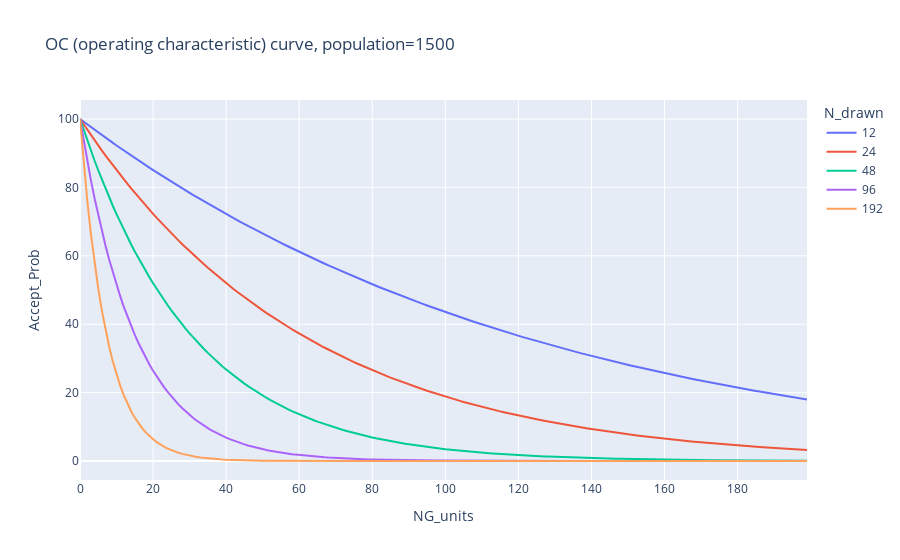

This figure's notebook cell:
### Markdown cell above
plotly.express

### Code cell
fig = px.line(df, x='NG_units', y='Accept_Prob', color='N_drawn', title=f"OC (operating characteristic) curve, population={M}")
fig.write_html("OCcurve_1500.html")
fig.show()

### Figure 1 — Plotly figure (JSON) as saved in the notebook; plotly's stock layout.template omitted (floating-point values rounded to 4 significant figures; data arrays with more than 128 entries replaced by an {"elided": "..."} marker saying what was removed)
{"data": [{"hovertemplate": "N_drawn=12<br>NG_units=%{x}<br>Accept_Prob=%{y}<extra></extra>", "legendgroup": "12", "line": {"color": "#636efa", "dash": "solid"}, "marker": {"symbol": "circle"}, "mode": "lines", "name": "12", "orientation": "v", "showlegend": true, "type": "scatter", "x": {"elided": "200 int values"}, "xaxis": "x", "y": {"elided": "200 float values"}, "yaxis": "y"}, {"hovertemplate": "N_drawn=24<br>NG_units=%{x}<br>Accept_Prob=%{y}<extra></extra>", "legendgroup": "24", "line": {"color": "#EF553B", "dash": "solid"}, "marker": {"symbol": "circle"}, "mode": "lines", "name": "24", "orientation": "v", "showlegend": true, "type": "scatter", "x": {"elided": "200 int values"}, "xaxis": "x", "y": {"elided": "200 float values"}, "yaxis": "y"}, {"hovertemplate": "N_drawn=48<br>NG_units=%{x}<br>Accept_Prob=%{y}<extra></extra>", "legendgroup": "48", "line": {"color": "#00cc96", "dash": "solid"}, "marker": {"symbol": "circle"}, "mode": "lines", "name": "48", "orientation": "v", "showlegend": true, "type": "scatter", "x": {"elided": "200 int values"}, "xaxis": "x", "y": {"elided": "200 float values"}, "yaxis": "y"}, {"hovertemplate": "N_drawn=96<br>NG_units=%{x}<br>Accept_Prob=%{y}<extra></extra>", "legendgroup": "96", "line": {"color": "#ab63fa", "dash": "solid"}, "marker": {"symbol": "circle"}, "mode": "lines", "name": "96", "orientation": "v", "showlegend": true, "type": "scatter", "x": {"elided": "200 int values"}, "xaxis": "x", "y": {"elided": "200 float values"}, "yaxis": "y"}, {"hovertemplate": "N_drawn=192<br>NG_units=%{x}<br>Accept_Prob=%{y}<extra></extra>", "legendgroup": "192", "line": {"color": "#FFA15A", "dash": "solid"}, "marker": {"symbol": "circle"}, "mode": "lines", "name": "192", "orientation": "v", "showlegend": true, "type": "scatter", "x": {"elided": "200 int values"}, "xaxis": "x", "y": {"elided": "200 float values"}, "yaxis": "y"}], "layout": {"legend": {"title": {"text": "N_drawn"}, "tracegroupgap": 0}, "title": {"text": "OC (operating characteristic) curve, population=1500"}, "xaxis": {"anchor": "y", "domain": [0, 1], "title": {"text": "NG_units"}}, "yaxis": {"anchor": "x", "domain": [0, 1], "title": {"text": "Accept_Prob"}}}}
